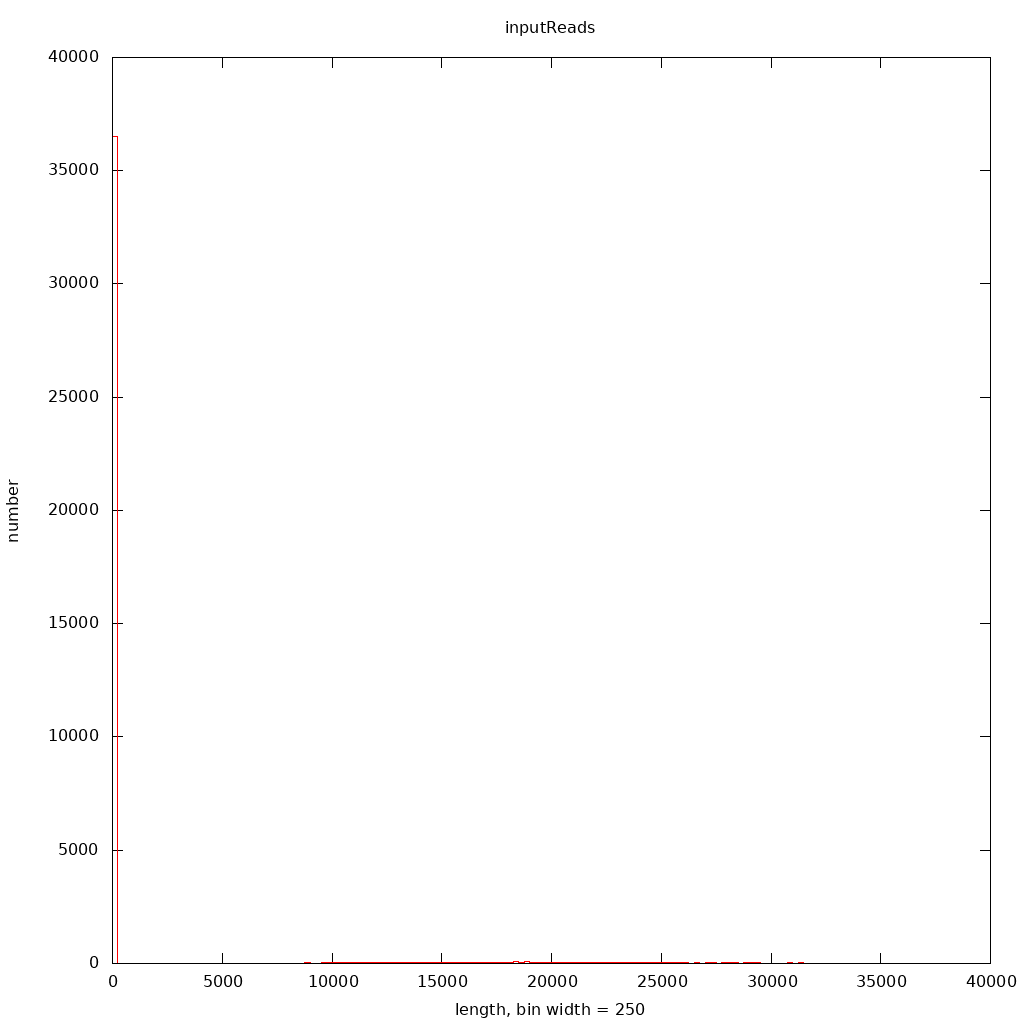

Write the gnuplot code that produced this figure.
set title 'inputReads'
set xlabel 'length, bin width = 250'
set ylabel 'number'

binwidth=250
set boxwidth binwidth
bin(x,width) = width*floor(x/width) + binwidth/2.0

set terminal png size 1024,1024
set output './lferriphilum.1.trimReads.inputReads.png'
plot [] [0:] './lferriphilum.1.trimReads.inputReads.dat' using (bin($1,binwidth)):(1.0) smooth freq with boxes title ''
